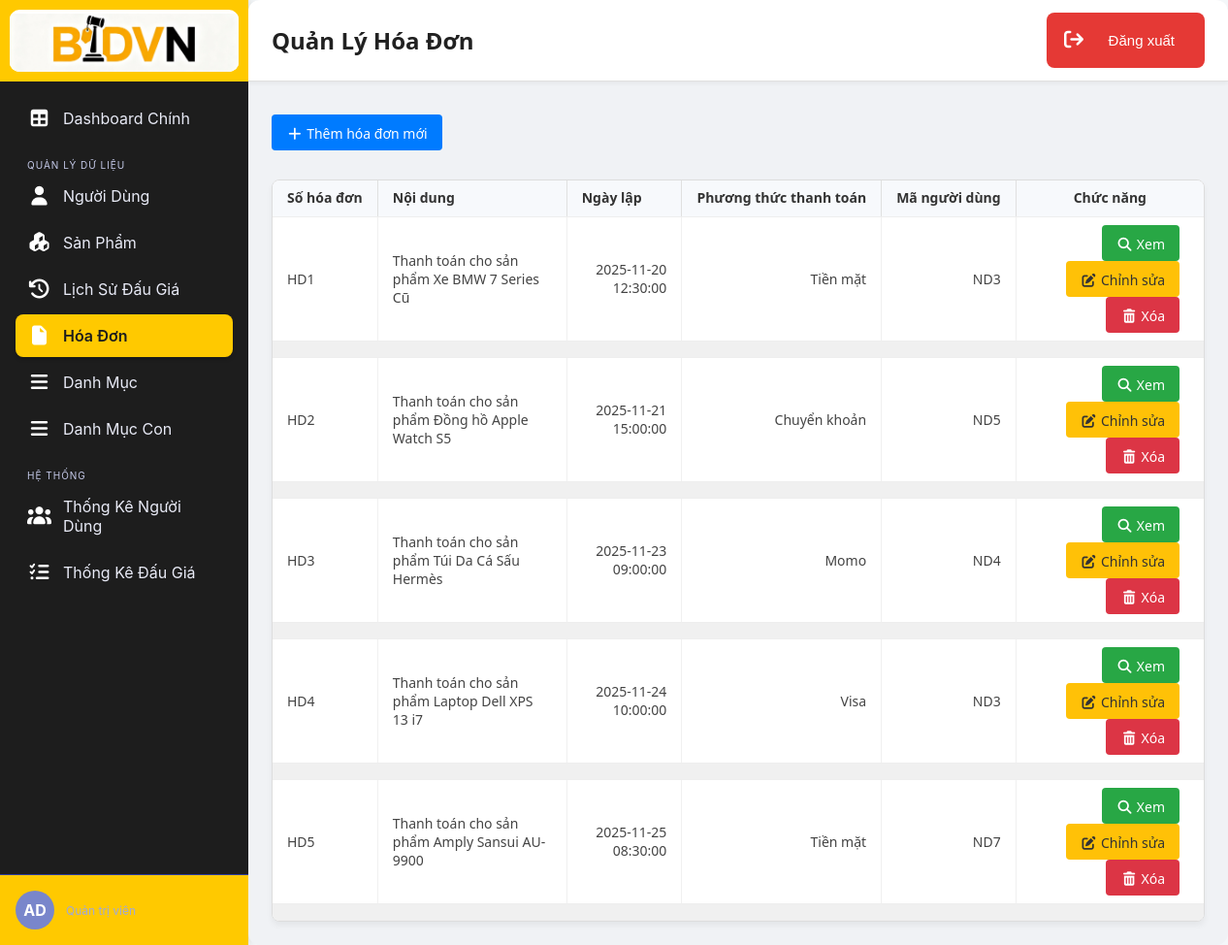
/admin_index.php?view=qlHD, run on the app's committed database.
### tables this page shows
CREATE TABLE `hoa_don` (
  `SoHD` varchar(10) NOT NULL,
  `noidung` varchar(50) NOT NULL,
  `ngaylap` datetime NOT NULL,
  `phuongthuctt` varchar(20) NOT NULL,
  `MaND` varchar(10) NOT NULL
);

### assets/php/database/db_connection.php (called while the page is built, shortened)
<?PHP date_default_timezone_set('Asia/Ho_Chi_Minh');
  class db_connection
  {
    function __construct()
    {
      $this -> con = mysqli_connect("localhost", "root", "");
    }
  }
?>

### assets/php/sections/admin/ql_hoadon.php (the view, shortened to what this page needs)
<!doctype html>
<html>
<head>
</head>
<body>
	<div class="crud-buttons-container">
		<?php
			$query = "SELECT SoHD, CAST(REPLACE(SoHD, 'HD', '') AS SIGNED) AS ma_so FROM hoa_don ORDER BY ma_so DESC LIMIT 1";
			$result = mysqli_query($kn->con, $query);
			if ($result && mysqli_num_rows($result) > 0) {
				$row = mysqli_fetch_assoc($result);
				$lastMa = $row['SoHD'];
				$lastNumber = (int) str_replace('HD', '', $lastMa);
				$newNumber = $lastNumber + 1;
			} else {
				$newNumber = 1;
			}
			$newMa = 'HD' . $newNumber;
		?>
		<a href="admin_index.php?sohd=<?PHP echo $newMa; ?>&&act=hd_insert" class="crud-btns btn-primary" id="user_createBtn">
			<i class="fas fa-plus"></i> Thêm hóa đơn mới
		</a>
	</div>
	<div class="table-container">
		<table class="data-table">
			<thead>
				<tr>
					<th class="">Số hóa đơn</th>
					<th class="">Nội dung</th>
					<th class="">Ngày lập</th>
					<th class="">Phương thức thanh toán</th>
					<th class="">Mã người dùng</th>
					<th class="" style="text-align: center" >Chức năng</th>
				</tr>
			</thead>
			<tbody>
				<?PHP
					$query = "SELECT * FROM hoa_don";
					$result = mysqli_query($kn -> con, $query)
					  or die("Lỗi DTB");
					while ($row = mysqli_fetch_array($result))
					{
				?>
						<tr id="tb-row" class="user-row" data-sohd="<?PHP echo $row['SoHD']; ?>" >
							<td><?PHP echo $row['SoHD'] ?></td>
							<td><?PHP echo $row['noidung'] ?></td>
							<td><?PHP echo $row['ngaylap'] ?></td>
							<td><?PHP echo $row['phuongthuctt'] ?></td>
							<td><?PHP echo $row['MaND'] ?></td>
							<td>
								<a href="admin_index.php?sohd=<?PHP echo $row['SoHD']; ?>&&act=hd_read" class="crud-btns btn-success" id="user_readBtn">
									<i class="fas fa-search"></i> Xem
								</a>
								<a href="admin_index.php?sohd=<?PHP echo $row['SoHD']; ?>&&act=hd_update" class="crud-btns btn-warning" id="user_updateBtn">
									<i class="fas fa-edit"></i> Chỉnh sửa
								</a>
								<a href="admin_index.php?sohd=<?PHP echo $row['SoHD']; ?>&&act=hd_delete" class="crud-btns btn-danger" id="user_deleteBtn">
									<i class="fas fa-trash-alt"></i> Xóa
								</a>
							</td>
						</tr>
						<tr>
							<td colspan="11" class="separator-row"></td>
						</tr>
				<?PHP
					}
				?>
			</tbody>
		</table>
	</div>
</body>
</html>

### assets/css/admin_style.css (style rules this page uses)
* { box-sizing: border-box; margin: 0; padding: 0; }
body { font-family: 'Inter', sans-serif; height: 100vh; display: flex; background-color: #f4f7f9; }
a { text-decoration: none; }
.crud-buttons-container { margin-bottom: 20px; padding: 10px 0; }
.crud-btns { display: inline-block; padding: 10px 15px 8px; margin-right: 10px; border: none; border-radius: 4px; cursor: pointer; font-size: 14px; transition: all 0.3s ease; }
.btn-primary { background-color: #007bff; color: white; }
.btn-success { background-color: #28a745; color: white; }
.btn-warning { background-color: #ffc107; color: #333; }
.btn-danger { background-color: #dc3545; color: white; }
.table-container { width: 100%; margin: 0 auto; background-color: #ffffff; border: 1px solid #ddd; border-radius: 8px; overflow-x: auto; box-shadow: 0 4px 6px rgba(0, 0, 0, 0.05); }
.data-table { width: 100%; border-collapse: collapse; }
.data-table thead tr { background-color: #f0f0f0; border-bottom: 1px solid #c5c5c5; }
.data-table th { text-align: left; padding: 10px 15px; font-size: 14px; font-weight: 600; color: #333; white-space: nowrap; border-right: 1px solid #e0e0e0; line-height: 1.2; }
.data-table th:last-child { border-right: none; }
.data-table tbody tr { border-bottom: 1px solid #e0e0e0; transition: background-color 0.15s; }
.data-table tbody tr:last-child { border-bottom: none; }
.data-table td { padding: 8px 15px; font-size: 14px; color: #444; border-right: 1px solid #f0f0f0; }
.data-table td:last-child { border-right: none; }
.separator-row { height: 15px; background-color: #f0f0f0; }

### assets/css/thongkeND.css (style rules this page uses)
table { width: 100%; border-collapse: collapse; }
th, td { padding: 15px 18px; text-align: left; border-bottom: 1px solid #eee; font-size: 14px; }
thead th { background-color: #f7f9fc; color: #333; font-weight: 700; text-align: center; }
td:nth-child(3), td:nth-child(4), td:nth-child(5), td:nth-child(6) { text-align: right; font-weight: 500; }

### data on the page
hoa_don: SoHD "HD1", noidung "Thanh toán cho sản phẩm Xe BMW 7 Series Cũ", ngaylap "2025-11-20 12:30:00", phuongthuctt "Tiền mặt", MaND "ND3"
hoa_don: SoHD "HD2", noidung "Thanh toán cho sản phẩm Đồng hồ Apple Watch S5", ngaylap "2025-11-21 15:00:00", phuongthuctt "Chuyển khoản", MaND "ND5"
hoa_don: SoHD "HD3", noidung "Thanh toán cho sản phẩm Túi Da Cá Sấu Hermès", ngaylap "2025-11-23 09:00:00", phuongthuctt "Momo", MaND "ND4"
hoa_don: SoHD "HD4", noidung "Thanh toán cho sản phẩm Laptop Dell XPS 13 i7", ngaylap "2025-11-24 10:00:00", phuongthuctt "Visa", MaND "ND3"
hoa_don: SoHD "HD5", noidung "Thanh toán cho sản phẩm Amply Sansui AU-9900", ngaylap "2025-11-25 08:30:00", phuongthuctt "Tiền mặt", MaND "ND7"
